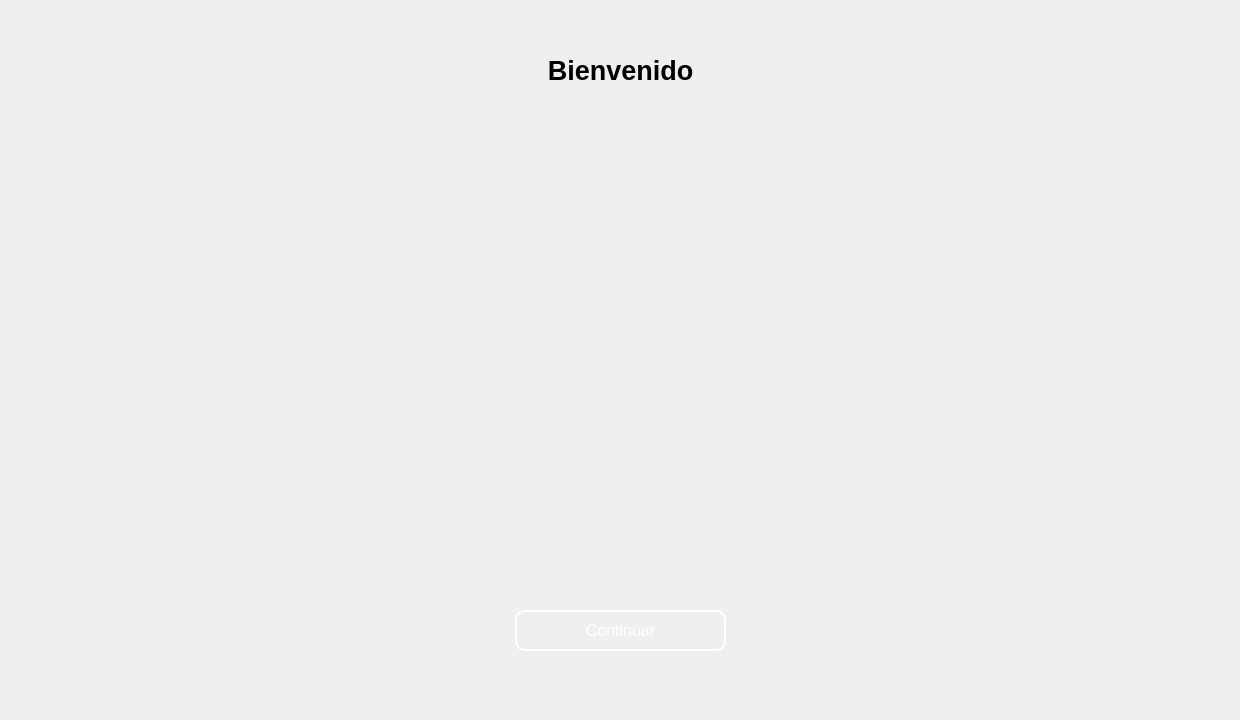
<?xml version="1.0" encoding="UTF-8"?>
<ui version="4.0">
 <class>MainWindow</class>
 <widget class="QMainWindow" name="MainWindow">
  <property name="geometry">
   <rect>
    <x>0</x>
    <y>0</y>
    <width>1240</width>
    <height>720</height>
   </rect>
  </property>
  <property name="sizePolicy">
   <sizepolicy hsizetype="Preferred" vsizetype="Preferred">
    <horstretch>0</horstretch>
    <verstretch>0</verstretch>
   </sizepolicy>
  </property>
  <property name="minimumSize">
   <size>
    <width>640</width>
    <height>480</height>
   </size>
  </property>
  <property name="maximumSize">
   <size>
    <width>3840</width>
    <height>2160</height>
   </size>
  </property>
  <property name="windowTitle">
   <string>MainWindow</string>
  </property>
  <property name="autoFillBackground">
   <bool>false</bool>
  </property>
  <widget class="QWidget" name="centralwidget">
   <property name="sizePolicy">
    <sizepolicy hsizetype="Preferred" vsizetype="Preferred">
     <horstretch>0</horstretch>
     <verstretch>0</verstretch>
    </sizepolicy>
   </property>
   <property name="minimumSize">
    <size>
     <width>640</width>
     <height>480</height>
    </size>
   </property>
   <property name="maximumSize">
    <size>
     <width>3840</width>
     <height>2160</height>
    </size>
   </property>
   <widget class="QLabel" name="Bienvenido">
    <property name="geometry">
     <rect>
      <x>528</x>
      <y>50</y>
      <width>185</width>
      <height>40</height>
     </rect>
    </property>
    <property name="sizePolicy">
     <sizepolicy hsizetype="Expanding" vsizetype="Expanding">
      <horstretch>0</horstretch>
      <verstretch>0</verstretch>
     </sizepolicy>
    </property>
    <property name="minimumSize">
     <size>
      <width>170</width>
      <height>17</height>
     </size>
    </property>
    <property name="maximumSize">
     <size>
      <width>1000</width>
      <height>100</height>
     </size>
    </property>
    <property name="font">
     <font>
      <pointsize>20</pointsize>
      <weight>75</weight>
      <bold>true</bold>
     </font>
    </property>
    <property name="layoutDirection">
     <enum>Qt::LeftToRight</enum>
    </property>
    <property name="text">
     <string>Bienvenido</string>
    </property>
    <property name="textFormat">
     <enum>Qt::AutoText</enum>
    </property>
    <property name="alignment">
     <set>Qt::AlignCenter</set>
    </property>
    <property name="wordWrap">
     <bool>false</bool>
    </property>
   </widget>
   <widget class="QPushButton" name="Continuar">
    <property name="geometry">
     <rect>
      <x>515</x>
      <y>610</y>
      <width>211</width>
      <height>41</height>
     </rect>
    </property>
    <property name="sizePolicy">
     <sizepolicy hsizetype="Fixed" vsizetype="Fixed">
      <horstretch>0</horstretch>
      <verstretch>0</verstretch>
     </sizepolicy>
    </property>
    <property name="minimumSize">
     <size>
      <width>84</width>
      <height>14</height>
     </size>
    </property>
    <property name="maximumSize">
     <size>
      <width>500</width>
      <height>82</height>
     </size>
    </property>
    <property name="font">
     <font>
      <pointsize>12</pointsize>
      <weight>50</weight>
      <bold>false</bold>
     </font>
    </property>
    <property name="styleSheet">
     <string notr="true">QPushButton {
    background-color: transparent;
    border: 2px solid white;
	color: white;
	border-radius: 10px;
}
</string>
    </property>
    <property name="text">
     <string>Continuar</string>
    </property>
   </widget>
   <widget class="QLabel" name="Foto">
    <property name="enabled">
     <bool>true</bool>
    </property>
    <property name="geometry">
     <rect>
      <x>-2</x>
      <y>-2</y>
      <width>1240</width>
      <height>720</height>
     </rect>
    </property>
    <property name="sizePolicy">
     <sizepolicy hsizetype="Preferred" vsizetype="Preferred">
      <horstretch>0</horstretch>
      <verstretch>0</verstretch>
     </sizepolicy>
    </property>
    <property name="minimumSize">
     <size>
      <width>640</width>
      <height>480</height>
     </size>
    </property>
    <property name="maximumSize">
     <size>
      <width>3840</width>
      <height>2160</height>
     </size>
    </property>
    <property name="styleSheet">
     <string notr="true">background-image: url(:/direccion/black-porsche-2020-pp.jpg);</string>
    </property>
    <property name="text">
     <string/>
    </property>
    <property name="pixmap">
     <pixmap resource="imagen.qrc">:/direccion/black-porsche-2020-pp.jpg</pixmap>
    </property>
    <property name="scaledContents">
     <bool>true</bool>
    </property>
   </widget>
   <zorder>Foto</zorder>
   <zorder>Bienvenido</zorder>
   <zorder>Continuar</zorder>
  </widget>
 </widget>
 <resources>
  <include location="imagen.qrc"/>
 </resources>
 <connections/>
</ui>
